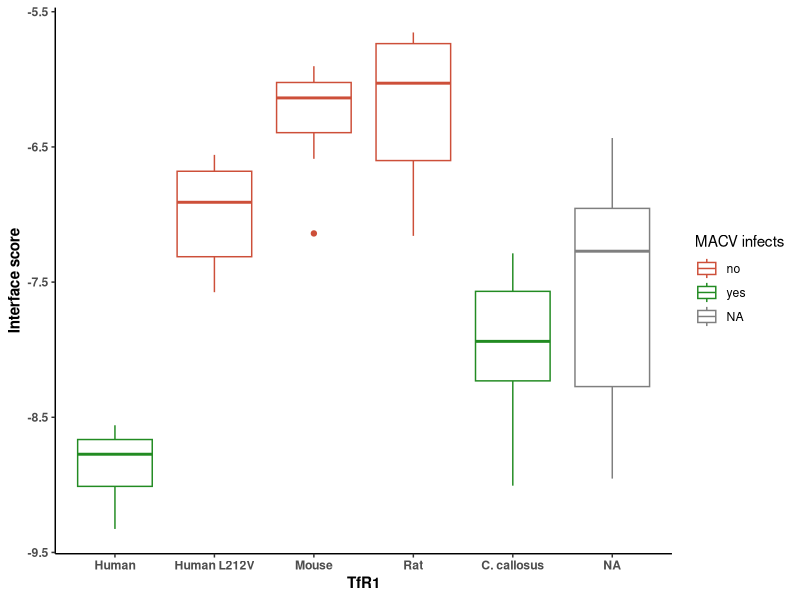
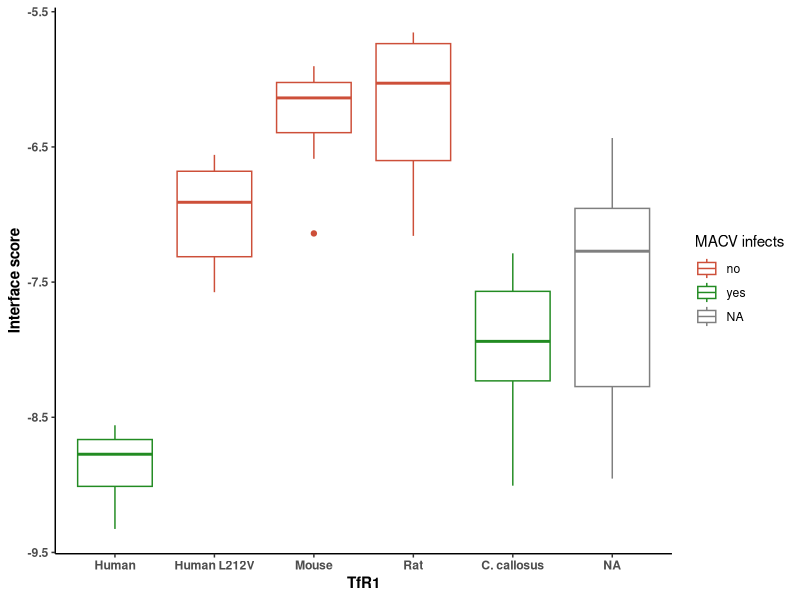

Here is the R script that generated these plots, in order:
library(plyr) # for mapvalues()
library(dplyr) # for join() 
library(ggplot2) # ggplot()

#summary.I_sc = read.table("../data/macv_summary_data.csv", sep = ",", header = T)
top.hits <- read.table("../data/macv_top_hits.csv", sep = ",", header = T)

TfR1_names <- c("C. callosus", "Human", "Human L212V", "Mouse", "Mouse-Hum", "Rat", "Rat-Short", "Rat-Long")

infection_data <- data.frame(TfR1 = TfR1_names, infects = factor(c("yes", "yes", "no", "no", "yes", "no", "partially", "yes")))

top.hits$TfR1 <- mapvalues( top.hits$TfR1, from=c("C.cal_MACV", "human_MACV", "human.L212V_MACV", "mouse_MACV", "mouse.5aa_MACV", "rat_MACV", "rat.5aa_MACV", "rat.9aa_MACV"), to=TfR1_names)    

top.hits$TfR1 <- factor( top.hits$TfR1, levels=c("Human", "Human L212V", "Mouse", "Mouse-Hum", "Rat", "Rat-Short", "Rat-Long", "C. callosus"))


top.hits <- join(top.hits, infection_data)

# Plot 1: box plots               
p1 <- ggplot(top.hits, aes(x=TfR1, y=I_sc, color=infects)) +
        geom_boxplot() +
        ylab( "Interface score" ) +
        theme_classic() +
        scale_colour_manual(values = c("yes" = "forestgreen", "no" = "tomato3", "partially" = "tan2")) +
        guides(color = guide_legend("MACV infects")) + 
        theme(axis.title.x = element_text(face="bold"),
              axis.text.x = element_text(face="bold"),
              axis.title.y = element_text(face="bold"),
              axis.text.y = element_text(face="bold"))
        
        
# show plot
show(p1)
# save plot
ggsave("../figures/macv_boxplot.pdf", plot = p1, width = 9, height = 3, useDingbats=F)
